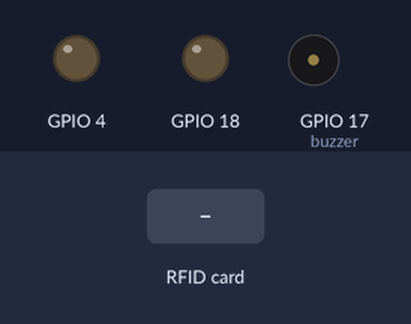
Simulated run of this program. Board: Raspberry Pi (BCM pin numbers). On the bench: output pins drawn as LEDs (lit = HIGH), buzzer (waves = sounding, pin HIGH). Inputs (shaded band) come from the test bench. The RFID card's data blocks start empty; what the program prints to the terminal is not drawn.

Above: at 1.2 s.
1.3 s: RFID card 17 D6 46 62 held to the reader
At 1.42 s:
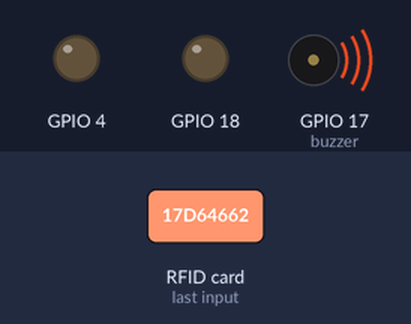
At 2.9 s:
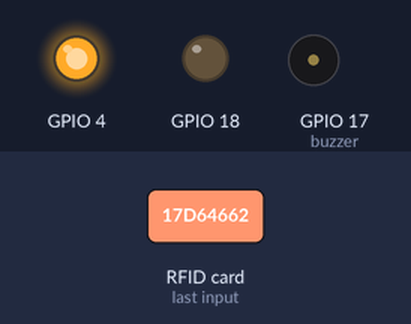
3.6 s: RFID card 2A FC EA 0B held to the reader
At 3.81 s:
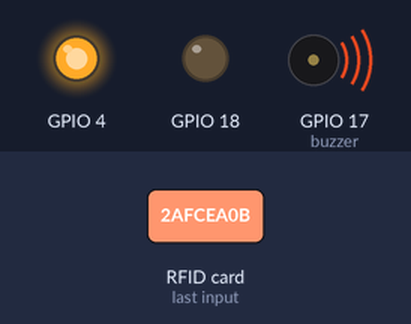
Timing chart, 0 to 6.6 s (numbered marks = the images above; inputs shaded):
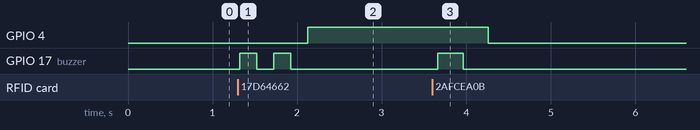

The program:

run_lamp.py
```python
import RPi.GPIO as GPIO
import time
from mfrc522 import SimpleMFRC522
from gpiozero import Buzzer

GPIO.setmode(GPIO.BCM)
GPIO.setwarnings(False)
GPIO.setup(18,GPIO.OUT)
#GPIO.setup(4,GPIO.OUT)
#GPIO.output(4,False)

buzzer = Buzzer(17)
reader = SimpleMFRC522()

#try:
stop = False

#try:
while True:
	#try:
	print "Please tap your card"
	id, text = reader.read()

	if (id) == 102379184869:
		print "Lampu Menyala"
		print(text)
		buzzer.on()
		time.sleep(0.2)
		buzzer.off()
		time.sleep(0.2)
		buzzer.on()
		time.sleep(0.2)
		buzzer.off()
		time.sleep(0.2)
		while True:
			GPIO.setup(4,GPIO.OUT)
			GPIO.output(4,GPIO.HIGH)
			break
	elif (id) == 184631823159:
		print "Lampu Mati"
		print(text)
		buzzer.on()
		time.sleep(0.3)
		buzzer.off()
		time.sleep(0.3)
		while True:
			GPIO.cleanup()
			#GPIO.setup(4,GPIO.OUT)
			#GPIO.output(4,GPIO.LOW)
			#break
	else:
		print "DATA KOSONG"
	time.sleep(0.5)


	#print "Please tap your card again"
	id,text = reader.read()

print "Lanjut"
id,text = reader.read()


GPIO.cleanup()


#print(id)
#print(text)
#GPIO.output(4,GPIO.HIGH)
#GPIO.output(18,GPIO.HIGH)
#time.sleep(0.3)
#GPIO.output(18,GPIO.LOW)
#time.sleep(0.3)
#buzzer.on()
#time.sleep(0.5)
#buzzer.off()
#time.sleep(0.5)
#GPIO.setup(4,GPIO.OUT)
#GPIO.output(4,False)
#finally:
	#GPIO.cleanup()
```

Measured:
- after the input at 1.3 s, GPIO 4: LOW → HIGH after 0.82 s; GPIO 17 (buzzer): alternates HIGH for 0.20 s and LOW for 0.20 s, 4 changes in all, then stays LOW, starting at once
- after the input at 3.6 s, GPIO 4: HIGH → LOW after 0.66 s; GPIO 17 (buzzer): LOW → HIGH after 0.06 s, → LOW 0.30 s later
